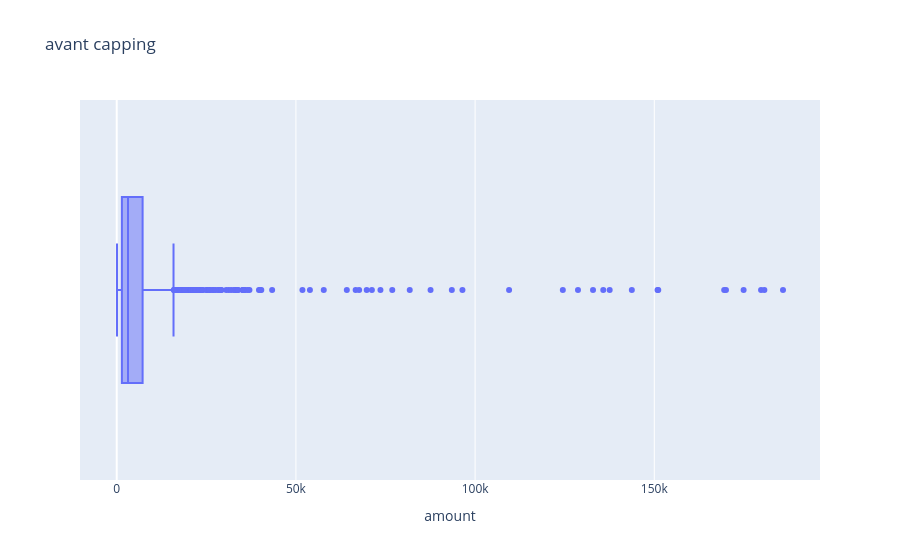
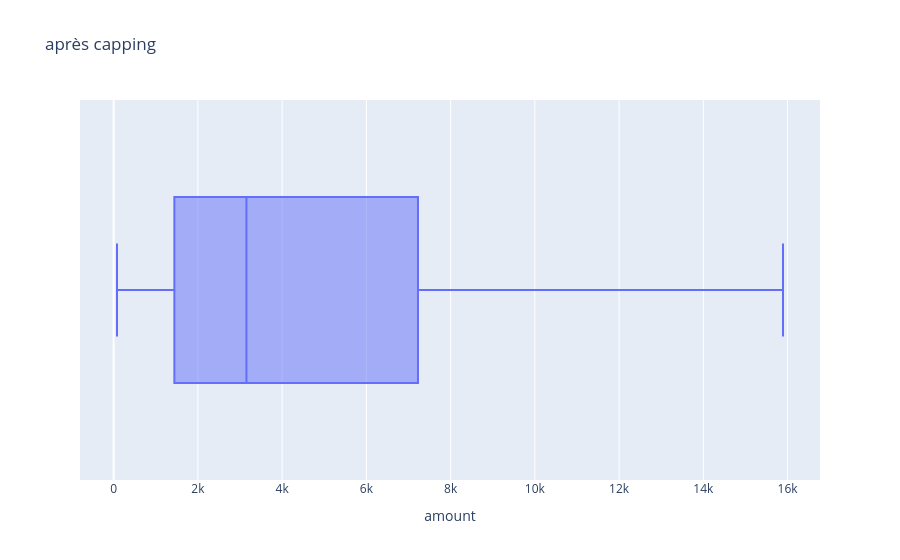

The code cell stored with these charts, in order, in its notebook:
### Code cell
# ========================================
# Étape 8: Visualiser la distribution avant/après traitement
# ========================================

# TODO: Écrivez votre code ici
fig = px.box(df, x="amount",title = "avant capping ")
fig.show()
fig = px.box(df_capping, x="amount",title = "après capping")
fig.show()

### Figure 1 — Plotly figure (JSON) as saved in the notebook; plotly's stock layout.template omitted (floating-point values rounded to 4 significant figures; data arrays with more than 128 entries replaced by an {"elided": "..."} marker saying what was removed)
{"data": [{"alignmentgroup": "True", "hovertemplate": "amount=%{x}<extra></extra>", "legendgroup": "", "marker": {"color": "#636efa"}, "name": "", "notched": false, "offsetgroup": "", "orientation": "h", "showlegend": false, "type": "box", "x": {"elided": "1020 float values"}, "x0": " ", "xaxis": "x", "y0": " ", "yaxis": "y"}], "layout": {"boxmode": "group", "legend": {"tracegroupgap": 0}, "title": {"text": "avant capping "}, "xaxis": {"anchor": "y", "domain": [0, 1], "title": {"text": "amount"}}, "yaxis": {"anchor": "x", "domain": [0, 1]}}}

### Figure 2 — Plotly figure (JSON) as saved in the notebook; plotly's stock layout.template omitted (floating-point values rounded to 4 significant figures; data arrays with more than 128 entries replaced by an {"elided": "..."} marker saying what was removed)
{"data": [{"alignmentgroup": "True", "hovertemplate": "amount=%{x}<extra></extra>", "legendgroup": "", "marker": {"color": "#636efa"}, "name": "", "notched": false, "offsetgroup": "", "orientation": "h", "showlegend": false, "type": "box", "x": {"elided": "1020 float values"}, "x0": " ", "xaxis": "x", "y0": " ", "yaxis": "y"}], "layout": {"boxmode": "group", "legend": {"tracegroupgap": 0}, "title": {"text": "après capping"}, "xaxis": {"anchor": "y", "domain": [0, 1], "title": {"text": "amount"}}, "yaxis": {"anchor": "x", "domain": [0, 1]}}}
